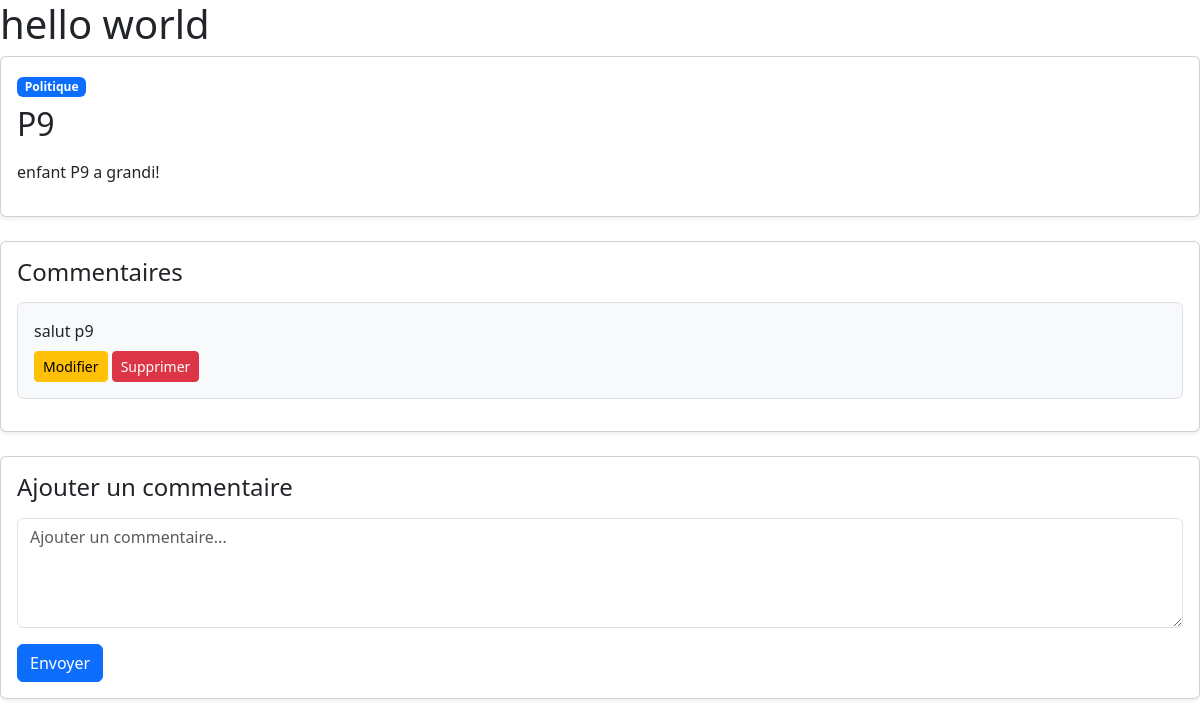
The app's page /blog/detail_article/1 with its own data.
### blog/models.py (models this page shows, shortened)
class Categorie(models.Model):
    nom_categorie = models.CharField(max_length=64)
    description = models.TextField()
    date_creation = models.DateTimeField(auto_now_add=True)
    def __str__(self):
        return self.nom_categorie

class Article(models.Model):
    titre = models.CharField(max_length=100)
    contenu = models.TextField()
    date_publication = models.DateTimeField(auto_now_add=True)
    publier = models.BooleanField(default=False)
    categorie = models.ForeignKey(Categorie, on_delete=models.CASCADE)
    auteur = models.ForeignKey(User, on_delete=models.SET_NULL, null=True)

class Commentaire(models.Model):
    message = models.TextField()
    article = models.ForeignKey(Article, on_delete=models.CASCADE)
    username = models.ForeignKey(User, on_delete=models.SET_NULL, null=True)
    date_commentaire = models.DateTimeField(auto_now_add=True)

### blog/views.py (the view)
# urls.py: path('detail_article/<int:pk>', ArticleDetailView.as_view(), name='detail_article'),
class ArticleDetailView(DetailView):
    model = Article
    template_name = 'detail_article.html'
    context_object_name = 'article'
    def get_context_data(self, **kwargs):
        context = super().get_context_data(**kwargs)
        context['form'] = CommentaireForm()
        return context

### blog/forms.py
class CommentaireForm(forms.ModelForm):
    class Meta:
        model = Commentaire
        fields = ['message']
        widgets = {
            'message': forms.Textarea(attrs={
                'class': 'form-control',
                'placeholder': 'Ajouter un commentaire...',
                'rows': 4
            })
        }

### blog/templates/detail_article.html (shortened to what this page needs)
{% extends 'base.html' %}
{% block content %}
<div class="card shadow-sm mb-4">
    <div class="card-body">
        <span class="badge bg-primary mb-2">
            {{ article.categorie }}
        </span>
        <h2 class="card-title">
            {{ article.titre }}
        </h2>
        <p class="card-text">
            {{ article.contenu|linebreaks }}
        </p>
    </div>
</div>
<div class="card shadow-sm mb-4">
    <div class="card-body">
        <h4 class="mb-3">
            Commentaires
        </h4>
        {% for commentaire in article.commentaire_set.all %}
            <div class="border rounded p-3 mb-3 bg-light">
                <p class="mb-2">
                    {{ commentaire.message }}
                </p>
                <a href="{% url 'modifier_commentaire' commentaire.id %}"
                   class="btn btn-sm btn-warning">
                    Modifier
                </a>
                <a href="{% url 'supprimer_commentaire' commentaire.id %}"
                   class="btn btn-sm btn-danger">
                    Supprimer
                </a>
            </div>
        {% empty %}
            <p class="text-muted">
                Aucun commentaire.
            </p>
        {% endfor %}
    </div>
</div>
<div class="card shadow-sm">
    <div class="card-body">
        <h4 class="mb-3">
            Ajouter un commentaire
        </h4>
        <form method="post"
              action="{% url 'ajouter_commentaire' article.pk %}">
            <div class="mb-3">
                {{ form.message }}
            </div>
            <button type="submit"
                    class="btn btn-primary">
                Envoyer
            </button>
        </form>
    </div>
</div>
{% endblock %}

### records on screen
Categorie: categorie "Politique"
Article: titre "P9", contenu "enfant P9 a grandi!"
Commentaire: message "salut p9"
